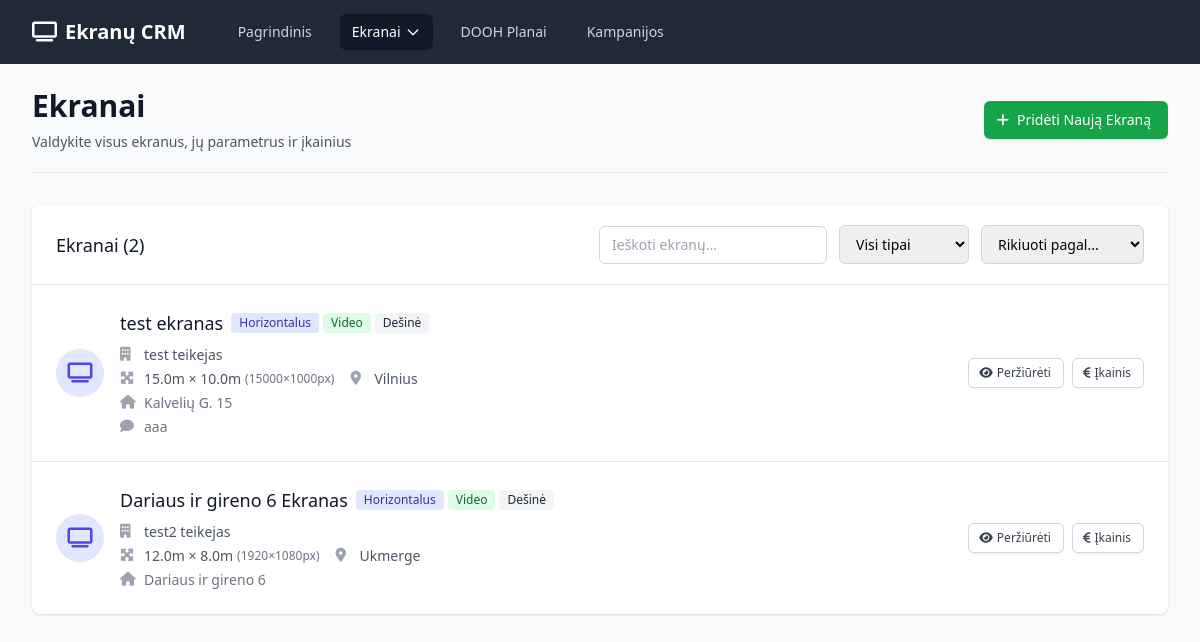
The app's page /screens, older data.
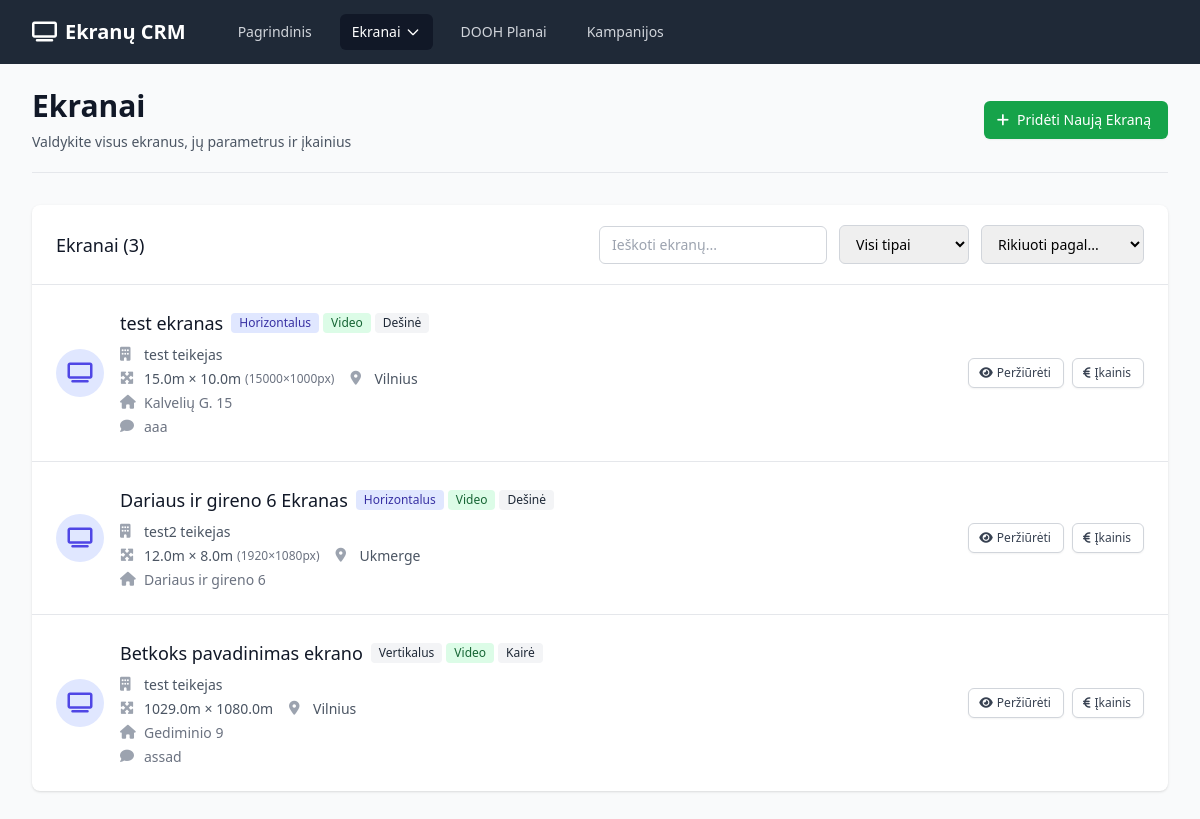
The same page, newer data.
### app.py (models this page shows)
class Screen(db.Model):
    id = db.Column(db.Integer, primary_key=True)
    provider_id = db.Column(db.Integer, db.ForeignKey('screen_provider.id'), nullable=False)
    name = db.Column(db.String(100), nullable=False)
    image_path = db.Column(db.String(200))
    position_description = db.Column(db.Text)
    comment = db.Column(db.Text)
    screen_type = db.Column(db.String(50), nullable=False)  # horizontal/vertical
    content_type = db.Column(db.String(50), nullable=False)  # video/static
    width = db.Column(db.Float, nullable=False)  # in meters
    height = db.Column(db.Float, nullable=False)  # in meters
    pixel_width = db.Column(db.Integer)
    pixel_height = db.Column(db.Integer)
    pixel_comment = db.Column(db.Text)
    gps_latitude = db.Column(db.Float)
    gps_longitude = db.Column(db.Float)
    city = db.Column(db.String(100), nullable=False)
    address = db.Column(db.String(200), nullable=False)
    side = db.Column(db.String(10))  # D-right, K-left
    created_at = db.Column(db.DateTime, default=datetime.utcnow)
    pricing_hours = db.relationship('ScreenPricing', backref='screen', lazy=True, cascade='all, delete-orphan')
    bookings = db.relationship('ScreenBooking', backref='screen', lazy=True)

class ScreenProvider(db.Model):
    id = db.Column(db.Integer, primary_key=True)
    name = db.Column(db.String(100), nullable=False)
    email = db.Column(db.String(100))
    phone = db.Column(db.String(20))
    contact_person = db.Column(db.String(100))
    created_at = db.Column(db.DateTime, default=datetime.utcnow)
    screens = db.relationship('Screen', backref='provider', lazy=True, cascade='all, delete-orphan')

### app.py (the view)
@app.route('/screens')
def screens():
    screens = Screen.query.all()
    return render_template('screens.html', screens=screens)

### templates/screens.html (shortened to what the changed rows need)
{% extends "base.html" %}
{% block content %}
<div class="pb-5 border-b border-gray-200 mb-8">
    <div class="flex justify-between items-center">
        <div>
            <h1 class="text-3xl font-bold text-gray-900">Ekranai</h1>
        </div>
    </div>
</div>
{% if screens %}
<div class="bg-white shadow overflow-hidden sm:rounded-lg mb-8">
    <div class="px-4 py-5 sm:px-6">
        <div class="flex justify-between items-center">
            <h3 class="text-lg leading-6 font-medium text-gray-900">Ekranai ({{ screens|length }})</h3>
            <div class="flex items-center space-x-3">
                <input type="text" id="screenFilter" placeholder="Ieškoti ekranų..."
                       class="px-3 py-2 border border-gray-300 rounded-md text-sm focus:outline-none focus:ring-indigo-500 focus:border-indigo-500">
                <select id="filterType" class="px-3 py-2 border border-gray-300 rounded-md text-sm focus:outline-none focus:ring-indigo-500 focus:border-indigo-500">
                    <option value="">Visi tipai</option>
                </select>
                <select id="sortBy" class="px-3 py-2 border border-gray-300 rounded-md text-sm focus:outline-none focus:ring-indigo-500 focus:border-indigo-500">
                    <option value="">Rikiuoti pagal...</option>
                </select>
            </div>
        </div>
    </div>
    <div class="border-t border-gray-200">
        <ul class="divide-y divide-gray-200" id="screensList">
            {% for screen in screens %}
            <li class="screen-item hover:bg-gray-50" data-type="{{ screen.screen_type }}">
                <div class="px-4 py-6 sm:px-6">
                    <div class="flex items-center justify-between">
                        <div class="flex items-center">
                            <div class="flex-shrink-0">
                                <div class="h-12 w-12 rounded-full bg-indigo-100 flex items-center justify-center">
                                    <i class="fas fa-tv text-indigo-600 text-xl"></i>
                                </div>
                            </div>
                            <div class="ml-4">
                                <div class="flex items-center">
                                    <p class="text-lg font-medium text-gray-900 screen-name">{{ screen.name }}</p>
                                    <div class="ml-2 flex space-x-1">
                                        <span class="inline-flex items-center px-2 py-0.5 rounded text-xs font-medium {% if screen.screen_type == 'horizontal' %}bg-indigo-100 text-indigo-800{% else %}bg-gray-100 text-gray-800{% endif %}">
                                            {{ 'Horizontalus' if screen.screen_type == 'horizontal' else 'Vertikalus' }}
                                        </span>
                                        <span class="inline-flex items-center px-2 py-0.5 rounded text-xs font-medium {% if screen.content_type == 'video' %}bg-green-100 text-green-800{% else %}bg-blue-100 text-blue-800{% endif %}">
                                            {{ 'Video' if screen.content_type == 'video' else 'Statinis' }}
                                        </span>
                                        {% if screen.side %}
                                        <span class="inline-flex items-center px-2 py-0.5 rounded text-xs font-medium bg-gray-100 text-gray-800">
                                            {{ 'Dešinė' if screen.side == 'D' else 'Kairė' }}
                                        </span>
                                        {% endif %}
                                    </div>
                                </div>
                                <div class="mt-2 space-y-1">
                                    <div class="flex items-center text-sm text-gray-600">
                                        <i class="fas fa-building w-4 h-4 mr-2 text-gray-400"></i>
                                        <a href="{{ url_for('provider_detail', id=screen.provider.id) }}" class="font-medium hover:text-indigo-600 screen-provider">{{ screen.provider.name }}</a>
                                    </div>
                                    <div class="flex items-center space-x-4">
                                        <div class="flex items-center text-sm text-gray-600">
                                            <i class="fas fa-expand-arrows-alt w-4 h-4 mr-2 text-gray-400"></i>
                                            <span>{{ screen.width }}m × {{ screen.height }}m</span>
                                            {% if screen.pixel_width and screen.pixel_height %}
                                            <span class="ml-1 text-xs text-gray-500">({{ screen.pixel_width }}×{{ screen.pixel_height }}px)</span>
                                            {% endif %}
                                        </div>
                                        <div class="flex items-center text-sm text-gray-600">
                                            <i class="fas fa-map-marker-alt w-4 h-4 mr-2 text-gray-400"></i>
                                            <span class="screen-city">{{ screen.city }}</span>
                                        </div>
                                    </div>
                                    {% if screen.address %}
                                    <div class="flex items-center text-sm text-gray-500">
                                        <i class="fas fa-home w-4 h-4 mr-2 text-gray-400"></i>
                                        <span class="truncate max-w-md">{{ screen.address }}</span>
                                    </div>
                                    {% endif %}
                                    {% if screen.comment %}
                                    <div class="flex items-center text-sm text-gray-500">
                                        <i class="fas fa-comment w-4 h-4 mr-2 text-gray-400"></i>
                                        <span class="truncate max-w-lg">{{ screen.comment[:100] }}{% if screen.comment|length > 100 %}...{% endif %}</span>
                                    </div>
                                    {% endif %}
                                </div>
                            </div>
                        </div>
                        <div class="flex items-center space-x-2">
                            <a href="{{ url_for('screen_detail', id=screen.id) }}"
                               class="inline-flex items-center px-3 py-1.5 border border-gray-300 shadow-sm text-xs font-medium rounded-md text-gray-700 bg-white hover:bg-gray-50 focus:outline-none focus:ring-2 focus:ring-offset-2 focus:ring-indigo-500">
                                <i class="fas fa-eye -ml-0.5 mr-1"></i>
                                Peržiūrėti
                            </a>
                            <a href="{{ url_for('screen_pricing', id=screen.id) }}"
                               class="inline-flex items-center px-3 py-1.5 border border-gray-300 shadow-sm text-xs font-medium rounded-md text-gray-700 bg-white hover:bg-gray-50 focus:outline-none focus:ring-2 focus:ring-offset-2 focus:ring-green-500">
                                <i class="fas fa-euro-sign -ml-0.5 mr-1"></i>
                                Įkainis
                            </a>
                        </div>
                    </div>
                </div>
            </li>
            {% endfor %}
        </ul>
    </div>
</div>
{% endif %}
{% endblock %}

Row changes from the older to the newer data that the page shows:
added Screen: name "Betkoks pavadinimas ekrano", screen_type "Vertikalus", content_type "Video", side "Kairė", provider.name "test teikejas", width "1029.0", height "1080.0", city "Vilnius", address "Gediminio 9", comment "assad"
Text that changed along with them:
{{ screens|length }}: "2" → "3"
